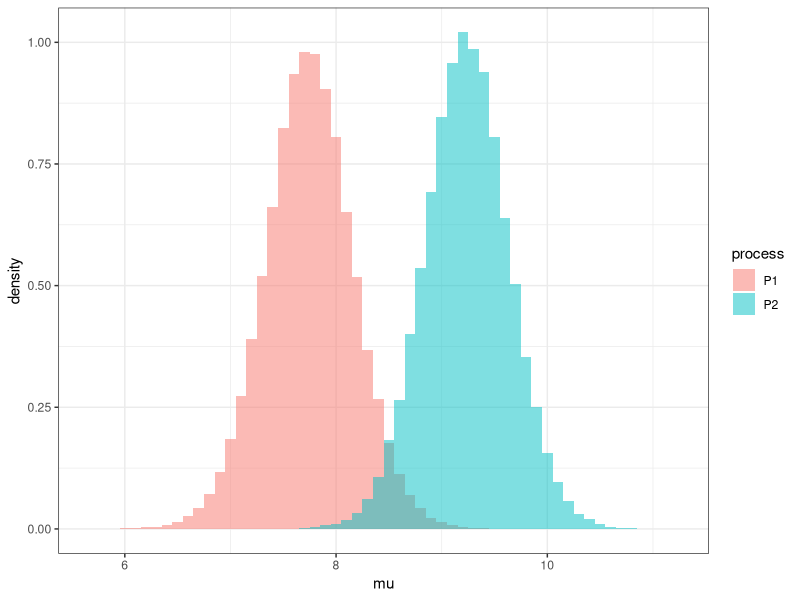
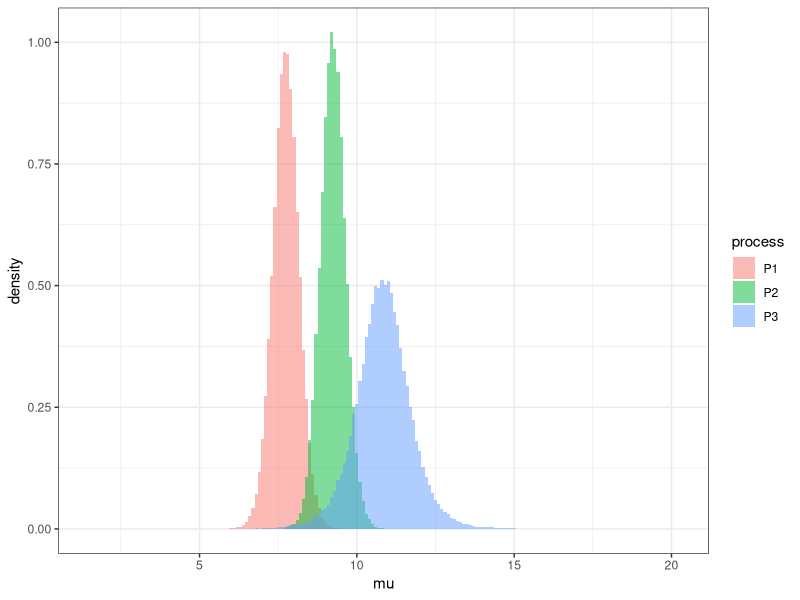
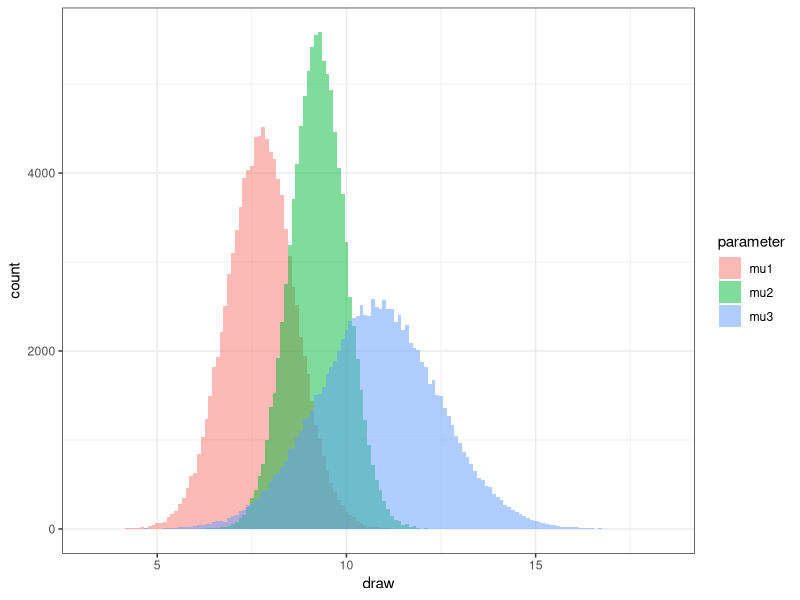

Write R code to recreate these figures, in order.
## ----libraries, message=FALSE, warning=FALSE, echo=FALSE, cache=FALSE----
library("dplyr")
library("tidyr")
library("ggplot2")

## ----set_seed, echo=FALSE------------------------------------------------
set.seed(2)

## ----data, echo=TRUE-----------------------------------------------------
set.seed(20170301)
d <- bind_rows(
  data_frame(process = "P1", sensitivity = rnorm(22,  7.8, 2.3)),
  data_frame(process = "P2", sensitivity = rnorm(34,  9.3, 2.3)),
  data_frame(process = "P3", sensitivity = rnorm( 7, 10.0, 2.3))) 

# readr::write_csv(d, path="sensitivity.csv")

## ----d2, dependson="data", echo=TRUE-------------------------------------
# d <- readr::read_csv("sensitivity.csv")
d2 <- d %>% filter(process %in% c("P1","P2"))

## ----sm, dependson="d2", echo=TRUE---------------------------------------
sm <- d2 %>%
  group_by(process) %>%
  summarize(
    n    = n(),
    mean = mean(sensitivity),
    sd   = sd(sensitivity)
  )
sm

## ----welch, dependson="d2",echo=TRUE-------------------------------------
t.test(sensitivity ~ process, data = d2)

## ----mu_draws, dependson="sm", echo=TRUE---------------------------------
nr = 1e5
sims <- bind_rows(
  data_frame(
    rep = 1:nr, 
    process = "P1", 
    mu = sm$mean[1] + rt(nr, df = sm$n[1]-1) * sm$sd[1] / sqrt(sm$n[1])),
  data_frame(
    rep = 1:nr, 
    process = "P2", 
    mu = sm$mean[2] + rt(nr, df = sm$n[2]-1) * sm$sd[2] / sqrt(sm$n[2]))
)

## ----mu_posteriors, dependson="mu_draws", fig.height=3.5, echo=TRUE------
ggplot(sims, aes(x=mu, y=..density.., fill=process, group=process)) + 
  geom_histogram(position = "identity", alpha=0.5, binwidth=0.1) +
  theme_bw()

## ----mu_difference, dependson="mu_draws", echo=TRUE----------------------
d3 <- sims %>% 
  spread(process, mu) %>%
  mutate(diff = P1-P2)

# Bayes estimate for the difference
mean(d3$diff)

# Estimated 95% equal-tail credible interval
quantile(d3$diff, c(.025,.975))

# Estimate of the probability that mu1 is larger than mu2
mean(d3$diff > 0)

## ----summary2, dependson="data", echo=TRUE-------------------------------
sm <- d %>%
  group_by(process) %>%
  summarize(
    n    = n(),
    mean = mean(sensitivity),
    sd   = sd(sensitivity)
  )
sm

## ----ftest, dependson="data", echo=TRUE----------------------------------
oneway.test(sensitivity ~ process, data = d)

## ----pairwise, dependson="ftest", echo=TRUE------------------------------
pairwise.t.test(d$sensitivity, 
                d$process, 
                pool.sd = FALSE, 
                p.adjust.method = "none")

## ----mu3_draws, dependson="summary2", echo=TRUE--------------------------
sims <- bind_rows(
  sims, # groups 1 and 2
  data_frame(
    rep = 1:nr, 
    process = "P3", 
    mu = sm$mean[3] + rt(nr, df = sm$n[3]-1) * sm$sd[3] / sqrt(sm$n[3]))
)

## ----mu3_posteriors, dependson="mu3_draws", fig.height=3.5, echo=TRUE----
ggplot(sims, aes(x=mu, y=..density.., fill=process, group=process)) + 
  geom_histogram(position = "identity", alpha=0.5, binwidth=0.1) +
  theme_bw()

## ----mu3_comparison, dependson="mu3_draws", echo=TRUE--------------------
# Estimate of the probability that one mean is larger than another
sims %>%
  spread(process, mu) %>%
  mutate(`mu1-mu2` = P1-P2,
            `mu1-mu3` = P1-P3,
            `mu2-mu3` = P2-P3) %>%
  select(`mu1-mu2`,`mu1-mu3`,`mu2-mu3`) %>%
  gather(comparison, diff) %>%
  group_by(comparison) %>%
  summarize(probability = mean(diff>0) %>% round(4),
            lower = quantile(diff, .025) %>% round(2),
            upper = quantile(diff, .975) %>% round(2)) %>%
  mutate(credible_interval = paste("(",lower,",",upper,")", sep="")) %>%
  select(comparison, probability, credible_interval)

## ----bartlett, dependson="data", echo=TRUE-------------------------------
bartlett.test(sensitivity ~ process, data = d)

## ----ftest2, dependson="data", echo=TRUE---------------------------------
oneway.test(sensitivity ~ process, data = d, var.equal = TRUE)

## ----pairwise2, dependson="ftest", echo=TRUE-----------------------------
pairwise.t.test(d$sensitivity, d$process, p.adjust.method = "none")

## ----mu2_draws, dependson="summary2", echo=TRUE--------------------------
nr = 1e5
sims <- data.frame(rep = 1:nr, 
  sigma = 1/sqrt( rgamma(nr, 
                         shape = sum(sm$n-1)/2, 
                         rate = sum((sm$n-1)*sm$sd^2))/2 )) %>%
  mutate(
    mu1 = rnorm(nr, mean = sm$mean[1], sd = sigma / sqrt(sm$n[1])),
    mu2 = rnorm(nr, mean = sm$mean[2], sd = sigma / sqrt(sm$n[2])),
    mu3 = rnorm(nr, mean = sm$mean[3], sd = sigma / sqrt(sm$n[3])))

## ----mu2_posteriors, dependson="mu2_draws", fig.height=3.5, warning=FALSE----
d_plot <- sims %>% gather(parameter, draw, -rep, -sigma)
ggplot(d_plot, aes(draw, fill=parameter, group=parameter)) + 
  geom_histogram(position = "identity", alpha = 0.5, binwidth=0.1) + 
  theme_bw()

## ----mu2_comparison, dependson="mu2_draws", echo=TRUE--------------------
sims %>%
  mutate(`mu1-mu2` = mu1-mu2,
         `mu1-mu3` = mu1-mu3,
         `mu2-mu3` = mu2-mu3) %>%
  select(`mu1-mu2`,`mu1-mu3`,`mu2-mu3`) %>%
  gather(comparison, diff) %>%
  group_by(comparison) %>%
  summarize(probability = mean(diff>0) %>% round(4),
            lower = quantile(diff, .025) %>% round(2),
            upper = quantile(diff, .975) %>% round(2)) %>%
  mutate(credible_interval = paste("(",lower,",",upper,")", sep="")) %>%
  select(comparison, probability, credible_interval)
